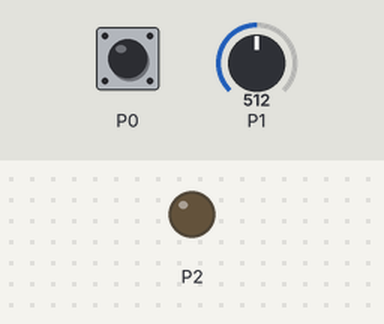
Bench run of a program on a simulated BBC micro:bit running MicroPython. Parts: output pins drawn as LEDs (lit = HIGH). The inputs (shaded band) are chosen by the test bench; at power-on: P1 = 512 (analog values on the 0–1023 scale).

Above: at 1.2 s.
1.3 s: touch pin P0 pressed for 0.15 s
At 1.9 s:
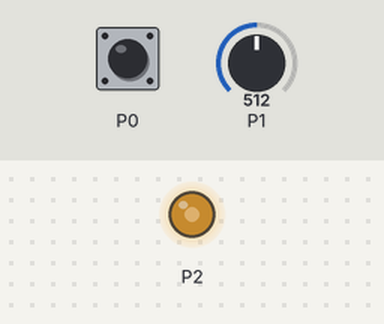
2.9 s: P1 set to 716
At 4.1 s:
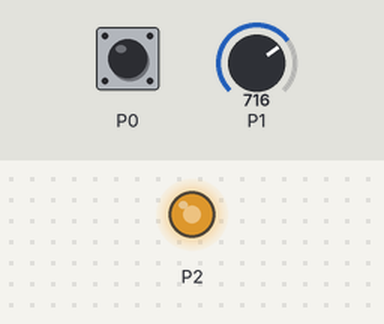
4.4 s: P1 set to 900
At 5.5 s:
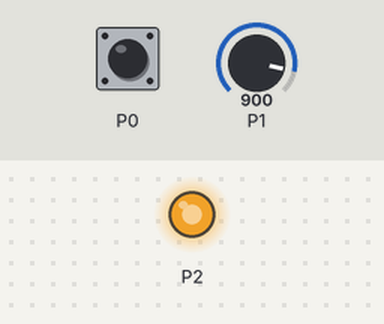
5.9 s: P1 set to 122
At 6.6 s:
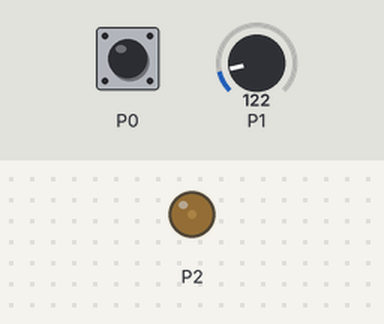
7.4 s: touch pin P0 pressed for 1 s
At 7.7 s:
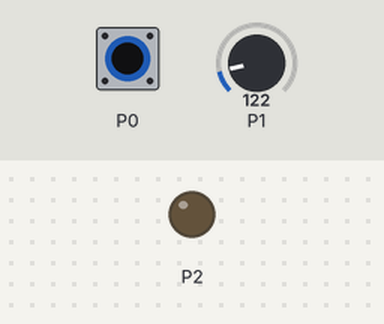
9.9 s: touch pin P0 pressed for 3.2 s
At 10.8 s:
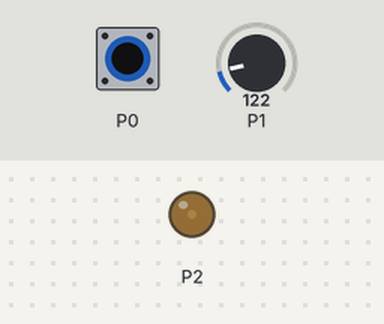
Timing chart, 0 to 12.9 s (numbered marks = the images above; inputs shaded):
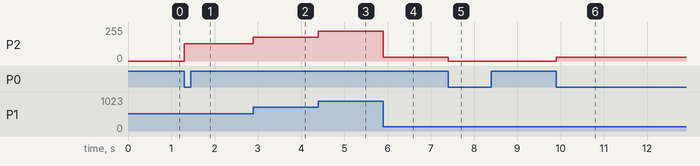

Measured:
- after the input at 1.3 s, P2: 0/255 → 128/255 at once
- after the input at 2.9 s, P2: 128/255 → 178/255 at once
- after the input at 4.4 s, P2: 178/255 → 224/255 at once
- after the input at 5.9 s, P2: 224/255 → 30/255 at once
- after the input at 7.4 s, P2: 30/255 → 0/255 at once
- after the input at 9.9 s, P2: 0/255 → 30/255 at once

The program:

kitronic_03.py
```python
from microbit import *


def main():
    light_on = False
    touched = False
    while True:
        if pin0.is_touched() and not touched:
            light_on = not light_on
            touched = True
        if not pin0.is_touched():
            touched = False
        if light_on:
            pin2.write_analog(pin1.read_analog())
        else:
            pin2.write_digital(0)


if __name__ == "__main__":
    main()
```
